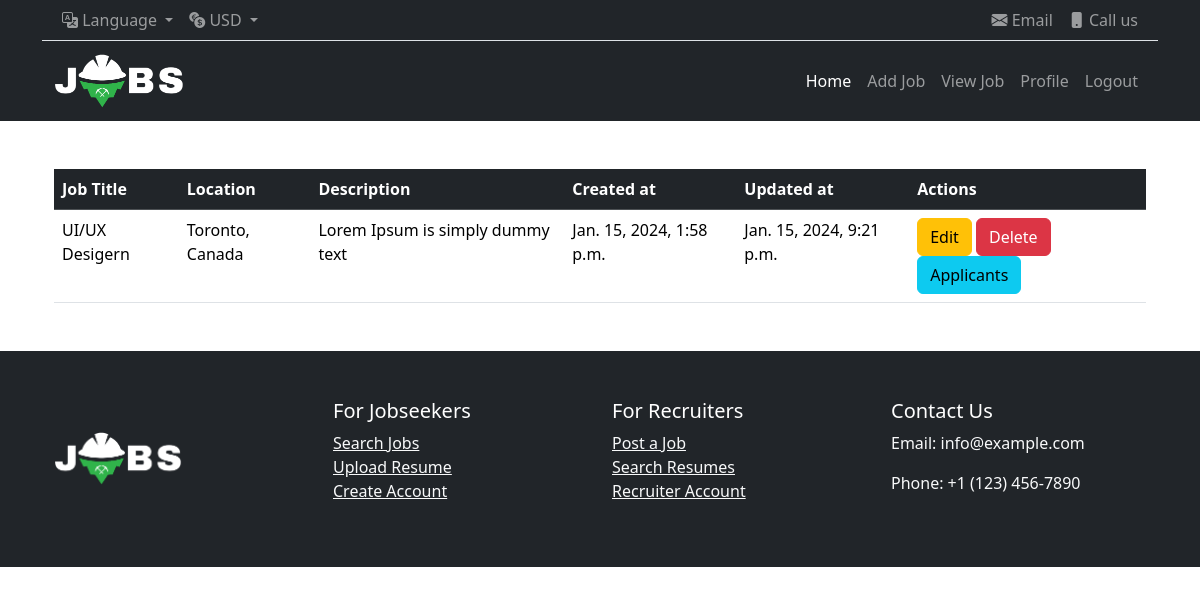
The app's page /createdJob_byRecruiter/ (signed in), older data.
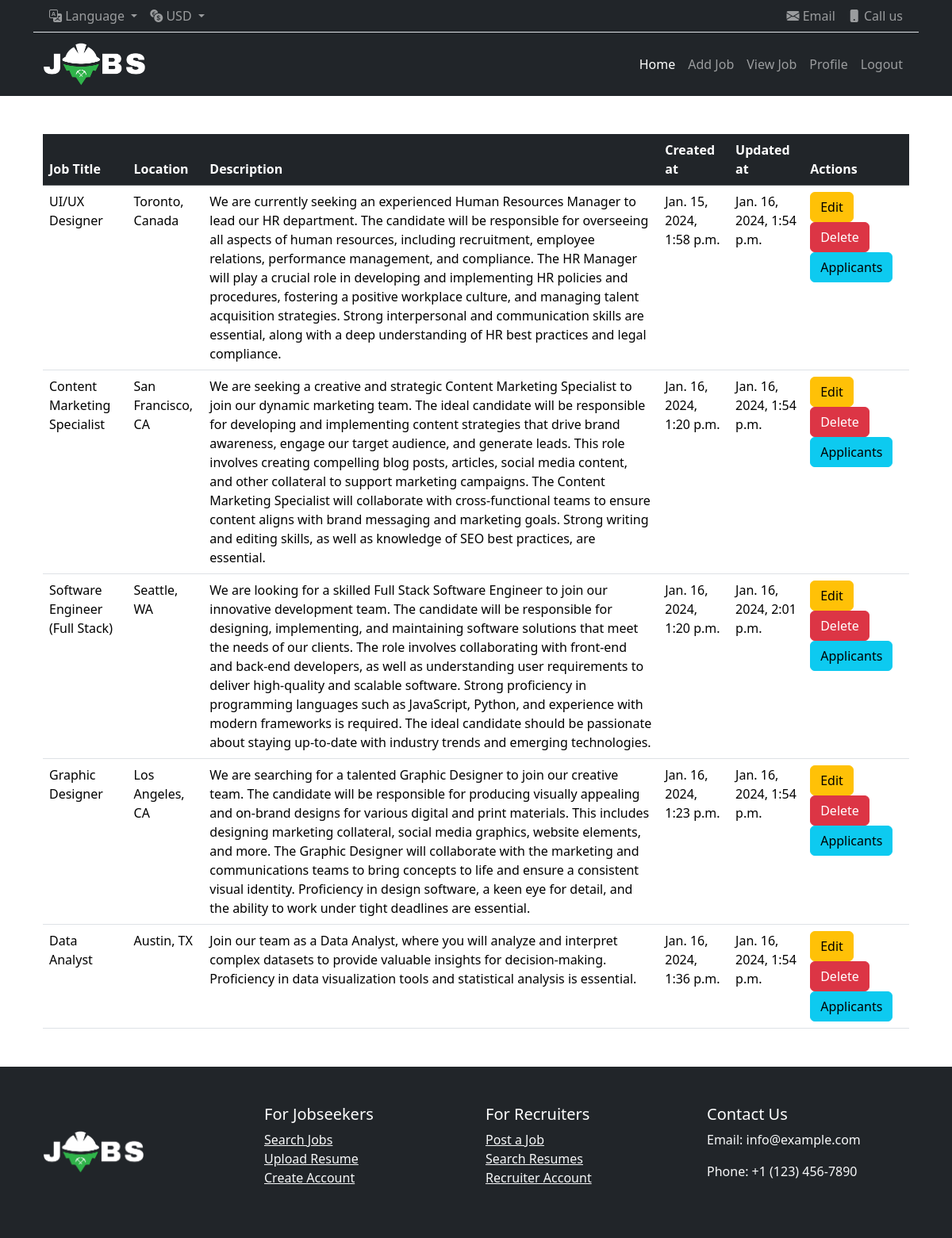
The same page, newer data.
### portalApp/models.py (models this page shows, shortened)
class job_model(models.Model):
    job_title = models.CharField(max_length=100, null=True)
    company_name = models.CharField(max_length=100, null=True)
    location = models.CharField(max_length=100, null=True)
    description = models.TextField()
    job_image = models.ImageField(upload_to='job_image/', null=True)
    create_at = models.DateTimeField(auto_now_add=True, null=True)
    update_at = models.DateTimeField(auto_now=True, null=True)
    job_creator = models.ForeignKey(Custom_User, on_delete=models.CASCADE)

### portalApp/views.py (the view)
# urls.py: path('createdJob_byRecruiter/',views.createdJob_byRecruiter,name='Post_or_Applied_Job_Page'),
def createdJob_byRecruiter(request):
    current_user=request.user
    if current_user.user_type == 'Recruiter':
        posted_job = job_model.objects.filter(job_creator=current_user)
    context={
        'posted_job':posted_job
    }
    return render(request,'Recruiter/postedJob.html',context)

### portalApp/templates/Recruiter/postedJob.html (shortened to what this page needs)
{% extends "base.html" %}
{% block content %}
<div class="container mt-5">
    <table class="table">
        <thead class="table-dark">
            <tr>
                <th>Job Title</th>
                <th>Location</th>
                <th>Description</th>
                <th>Created at</th>
                <th>Updated at</th>
                <th>Actions</th>
            </tr>
        </thead>
        <tbody>
            {% for i in posted_job %}
            <tr>
                <td>{{ i.job_title }}</td>
                <td>{{ i.location }}</td>
                <td>{{ i.description }}</td>
                <td>{{ i.create_at }}</td>
                <td>{{ i.update_at }}</td>
                <td>
                    <a href="{% url 'editPage' i.id %}" class="btn btn-warning">Edit</a>
                    <a href="{% url 'deletePage' i.id %}" class="btn btn-danger">Delete</a>
                    <a href="{% url 'applicant_list' i.id %}" class="btn btn-info">Applicants</a>
                </td>
            </tr>
            {% endfor %}
        </tbody>
    </table>
</div>
{% endblock content %}

Row changes from the older to the newer data that the page shows:
changed job_model "Toronto, Canada": job_title "UI/UX Desigern" → "UI/UX Designer"; description "Lorem Ipsum is simply dummy text" → "We are currently seeking an experienced Human Resources Manager to lead our HR department. The candidate will be responsible for overseeing all aspects of human resources, including recruitment, employee relations, performance management, and compliance. The HR Manager will play a crucial role in developing and implementing HR policies and procedures, fostering a positive workplace culture, and managing talent acquisition strategies. Strong interpersonal and communication skills are essential, along with a deep understanding of HR best practices and legal compliance."; update_at "Jan. 15, 2024, 9:21 p.m." → "Jan. 16, 2024, 1:54 p.m."
added job_model: job_title "Content Marketing Specialist", location "San Francisco, CA", description "We are seeking a creative and strategic Content Marketing Specialist to join our dynamic marketing team. The ideal candidate will be responsible for developing and implementing content strategies that drive brand awareness, engage our target audience, and generate leads. This role involves creating compelling blog posts, articles, social media content, and other collateral to support marketing campaigns. The Content Marketing Specialist will collaborate with cross-functional teams to ensure content aligns with brand messaging and marketing goals. Strong writing and editing skills, as well as knowledge of SEO best practices, are essential.", create_at "Jan. 16, 2024, 1:20 p.m.", update_at "Jan. 16, 2024, 1:54 p.m."
added job_model: job_title "Software Engineer (Full Stack)", location "Seattle, WA", description "We are looking for a skilled Full Stack Software Engineer to join our innovative development team. The candidate will be responsible for designing, implementing, and maintaining software solutions that meet the needs of our clients. The role involves collaborating with front-end and back-end developers, as well as understanding user requirements to deliver high-quality and scalable software. Strong proficiency in programming languages such as JavaScript, Python, and experience with modern frameworks is required. The ideal candidate should be passionate about staying up-to-date with industry trends and emerging technologies.", create_at "Jan. 16, 2024, 1:20 p.m.", update_at "Jan. 16, 2024, 2:01 p.m."
added job_model: job_title "Graphic Designer", location "Los Angeles, CA", description "We are searching for a talented Graphic Designer to join our creative team. The candidate will be responsible for producing visually appealing and on-brand designs for various digital and print materials. This includes designing marketing collateral, social media graphics, website elements, and more. The Graphic Designer will collaborate with the marketing and communications teams to bring concepts to life and ensure a consistent visual identity. Proficiency in design software, a keen eye for detail, and the ability to work under tight deadlines are essential.", create_at "Jan. 16, 2024, 1:23 p.m.", update_at "Jan. 16, 2024, 1:54 p.m."
added job_model: job_title "Data Analyst", location "Austin, TX", description "Join our team as a Data Analyst, where you will analyze and interpret complex datasets to provide valuable insights for decision-making. Proficiency in data visualization tools and statistical analysis is essential.", create_at "Jan. 16, 2024, 1:36 p.m.", update_at "Jan. 16, 2024, 1:54 p.m."
